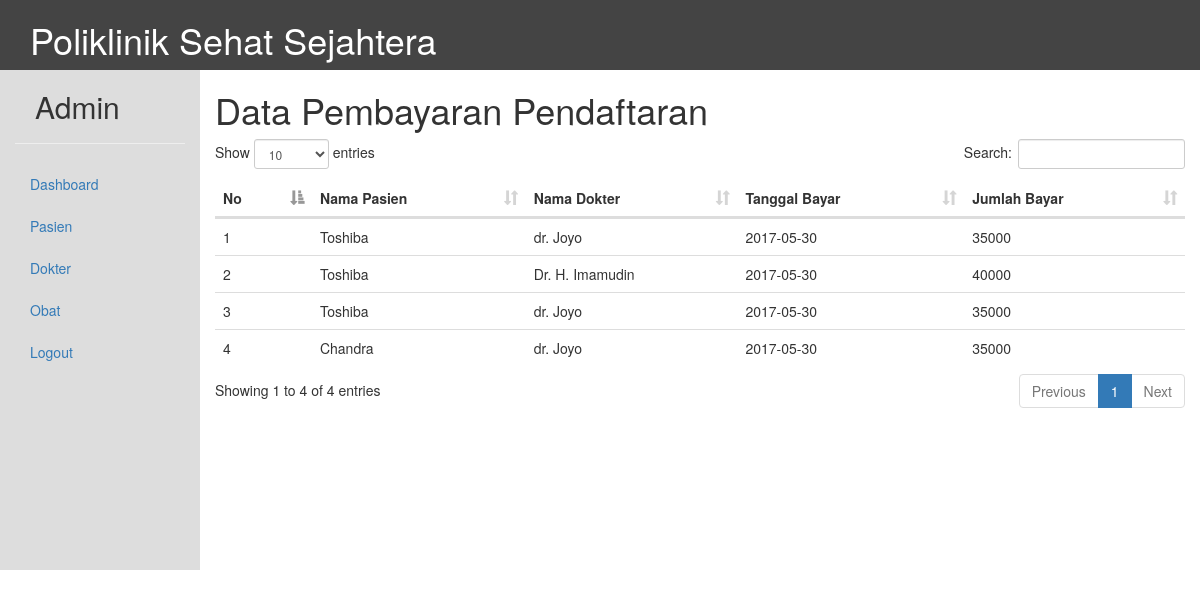
Page /index.php?halaman=bayar_dftr (signed in) on the committed database.
### tables this page shows
CREATE TABLE `pembayaran` (
  `NomorByr` int(11) NOT NULL,
  `KodePsn` varchar(15) NOT NULL,
  `KodeDkt` varchar(15) NOT NULL,
  `TanggalByr` date NOT NULL,
  `JumlahByr` int(11) NOT NULL
);

CREATE TABLE `pasien` (
  `KodePsn` varchar(15) NOT NULL,
  `NamaPsn` varchar(50) NOT NULL,
  `AlamatPsn` varchar(50) NOT NULL,
  `GenderPsn` varchar(50) NOT NULL,
  `UmurPsn` varchar(50) NOT NULL,
  `TeleponPsn` varchar(50) NOT NULL
);

CREATE TABLE `dokter` (
  `KodeDkt` varchar(15) NOT NULL,
  `NamaDkt` varchar(50) NOT NULL,
  `Spesialis` varchar(50) NOT NULL,
  `AlamatDkt` varchar(50) NOT NULL,
  `TeleponDkt` varchar(50) NOT NULL,
  `KodePlk` varchar(15) NOT NULL,
  `Tarif` int(11) NOT NULL
);

### class/class.php (called while the page is built, shortened)
<?php
class proses{
	function __construct(){
		$server="localhost";
		$usr="root";
		$pwd="";
		$db="poliklinik";
		$this->con = new PDO("mysql:host=$server;dbname=$db", $usr, $pwd);
	}
	function tampil($select, $tabel, $property){
		$query= "SELECT $select FROM $tabel $property";
		$tam  = $this->con->query($query);
		return $tam;
	}
}
$proses = new proses;
	?>

### halaman/bayar_dftr.php (the view)
<?php
	include 'class/class.php';
?>
<h1>Data Pembayaran Pendaftaran</h1>
<table class="table">
<thead>
	<tr>
		<th>No</th>
		<th>Nama Pasien</th>
		<th>Nama Dokter</th>
		<th>Tanggal Bayar</th>
		<th>Jumlah Bayar</th>
	</tr>
</thead>
	<?php
		$x = 0;
		$waifu = $proses->tampil("NomorByr,pasien.NamaPsn,dokter.NamaDkt,TanggalByr,JumlahByr","pembayaran,dokter,pasien","WHERE pembayaran.KodePsn = pasien.KodePsn and pembayaran.KodeDkt = dokter.KodeDkt");
		foreach ($waifu as $data) {
			$x++;
	?>
	<tr>
		<td ><?php echo $x ?></td>
		<td ><?php echo $data[1] ?></td>
		<td ><?php echo $data[2] ?></td>
		<td ><?php echo $data[3] ?></td>
		<td ><?php echo $data[4] ?></td>
	</tr>
	<?php } ?>
</table>

### dataTables/datatables.css (style rules this page uses)
table.dataTable { clear: both; margin-top: 6px !important; margin-bottom: 6px !important; max-width: none !important; border-collapse: separate !important; }
table.dataTable td, table.dataTable th { -webkit-box-sizing: content-box; box-sizing: content-box; }
table.dataTable thead > tr > th.sorting_asc, table.dataTable thead > tr > th.sorting_desc, table.dataTable thead > tr > th.sorting, table.dataTable thead > tr > td.sorting_asc, table.dataTable thead > tr > td.sorting_desc, table.dataTable thead > tr > td.sorting { padding-right: 30px; }
table.dataTable thead .sorting, table.dataTable thead .sorting_asc, table.dataTable thead .sorting_desc, table.dataTable thead .sorting_asc_disabled, table.dataTable thead .sorting_desc_disabled { cursor: pointer; position: relative; }
table.dataTable thead .sorting:after, table.dataTable thead .sorting_asc:after, table.dataTable thead .sorting_desc:after, table.dataTable thead .sorting_asc_disabled:after, table.dataTable thead .sorting_desc_disabled:after { position: absolute; bottom: 8px; right: 8px; display: block; font-family: 'Glyphicons Halflings'; opacity: 0.5; }
table.dataTable thead .sorting:after { opacity: 0.2; content: "\e150"; }
table.dataTable thead .sorting_asc:after { content: "\e155"; }

### rows in the picture
pembayaran: pasien.NamaPsn "Toshiba", dokter.NamaDkt "dr. Joyo", TanggalByr "2017-05-30", JumlahByr "35000"
pembayaran: pasien.NamaPsn "Toshiba", dokter.NamaDkt "Dr. H. Imamudin", TanggalByr "2017-05-30", JumlahByr "40000"
pembayaran: pasien.NamaPsn "Toshiba", dokter.NamaDkt "dr. Joyo", TanggalByr "2017-05-30", JumlahByr "35000"
pembayaran: pasien.NamaPsn "Chandra", dokter.NamaDkt "dr. Joyo", TanggalByr "2017-05-30", JumlahByr "35000"

### other values in the picture
$user "Admin"
